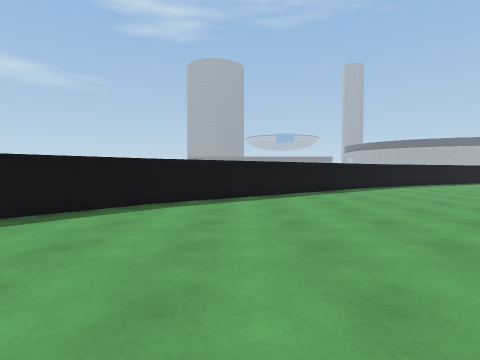
view 1 (above)

21 first-person views from a walk through a Unity game level. The camera is 1.2 m above the floor, tilts 2° down and sees 80° across. The floor is counted in squares, 2 m on a side. Each view is taken from the middle of a square. On the plan, view 1 faces up. The plan holds only what a view shows up to about 9 squares ahead; the rest is blank. The place goes on beyond the plan. The player is left out. Surface patterns are stand-ins for the level's own textures.

view 2
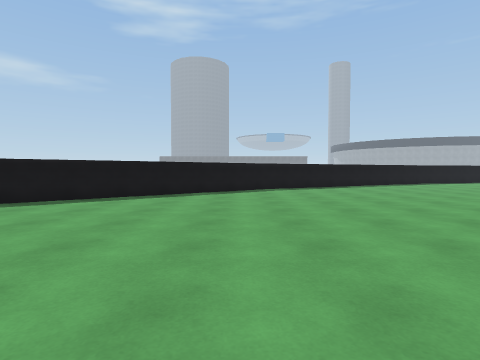

view 3
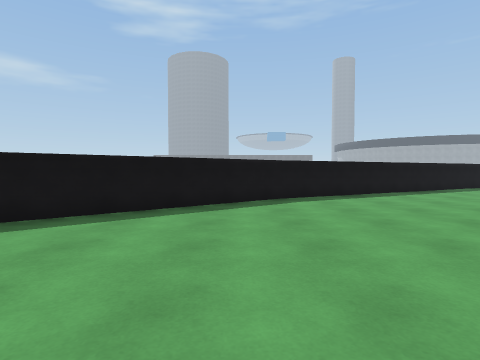

view 4
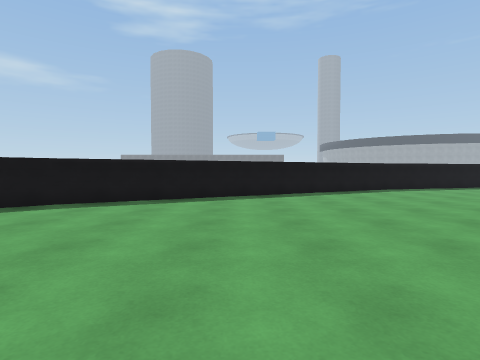

view 5
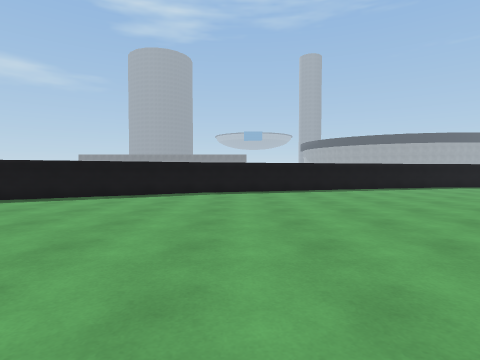

view 6
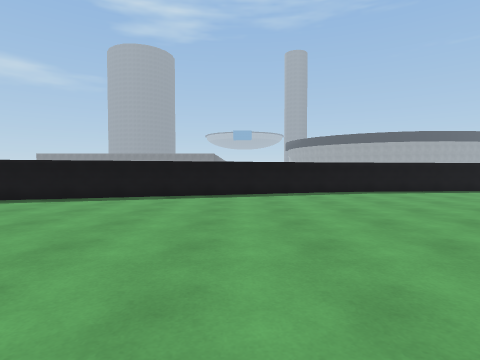

view 7
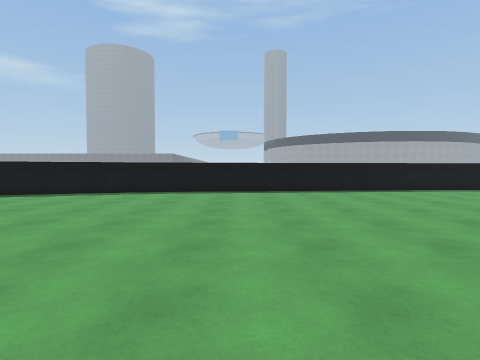

view 8
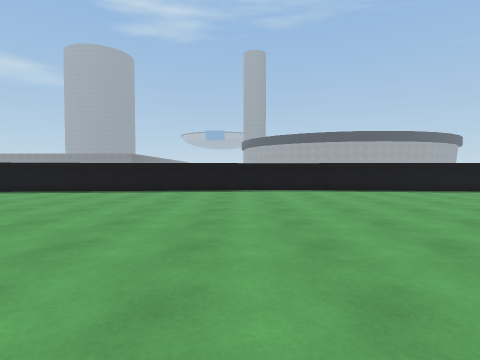

view 9
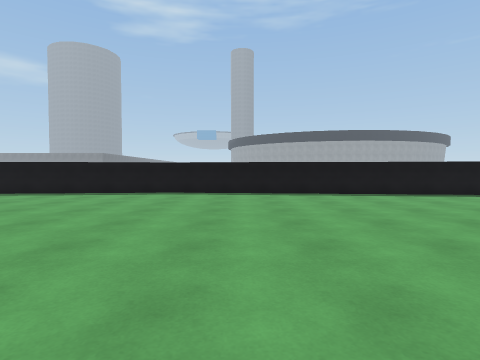

view 10
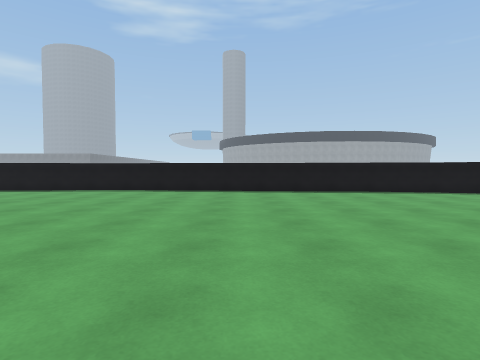

view 11
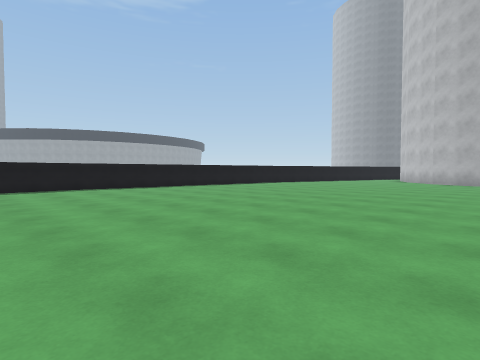

view 12
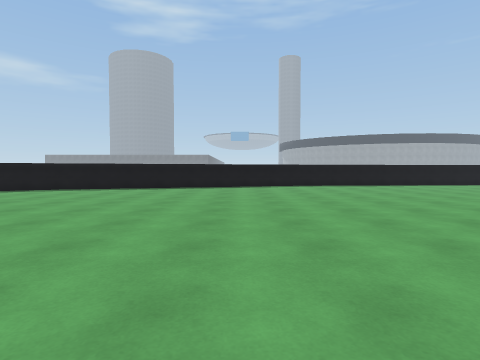

view 13
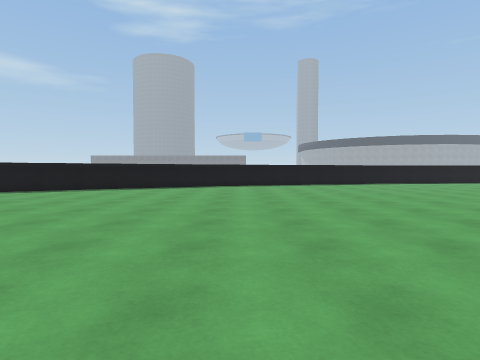

view 14
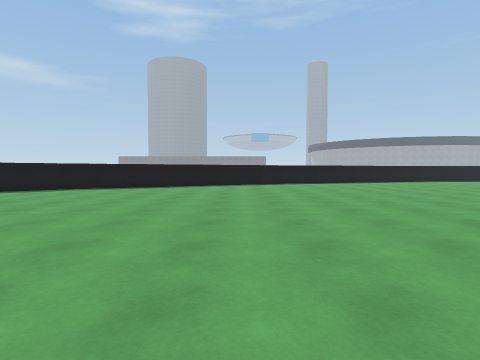

view 15
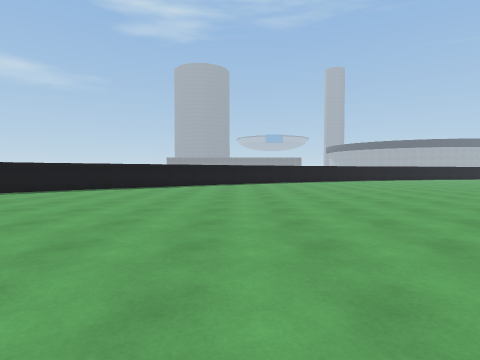

view 16
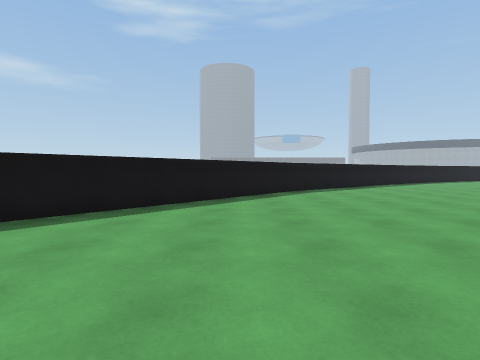

view 17
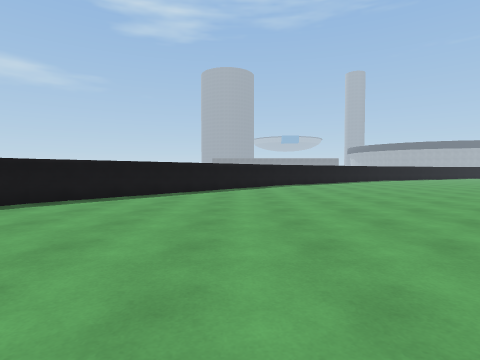

view 18
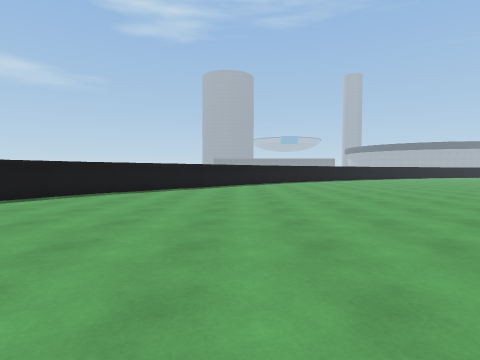

view 19
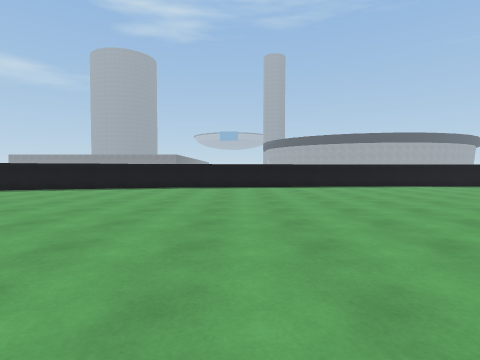

view 20
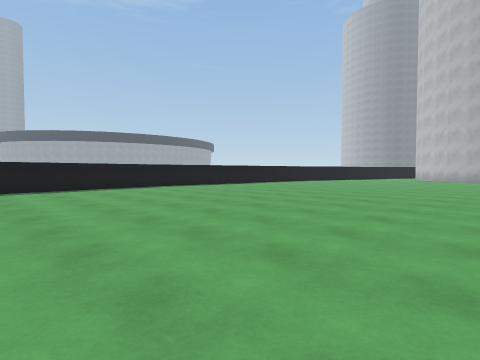

view 21
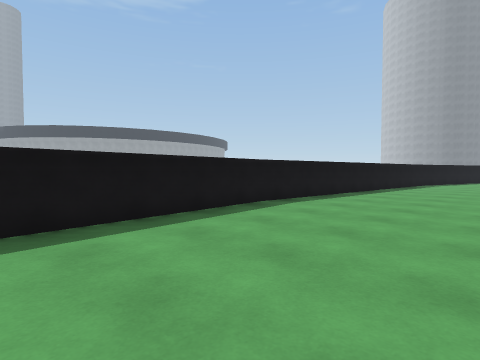

### Floor plan
Points are (right, up) in squares from view 1. A wall is a line through its corners. A room is listed if a view was taken in it or the views show most of it. See-through windows are left out.
Room 1 (views 1, 2, 3, 4, 5, 6, 7, 8, 9, 10, 11, 12, 13, 14, 15, 16, 17, 18, 19, 20, 21)
walls: (12.1, 13.6) (4.8, 9.9); (4.9, 10) (-1.6, 5); (20, 15.8) (12, 13.6); (-1.5, 5.1) (-6.8, -1); (28.2, 16.6) (19.9, 15.8); (-6.7, -0.8) (-7.5, -2.2); (36.4, 15.8) (28.1, 16.6)

Where each view was taken, in squares from view 1:
view 1: 0 up, 0 right, facing up
view 2: 1 up, 4 right, facing up
view 3: 4 up, 4 right, facing up
view 4: 5 up, 8 right, facing up
view 5: 6 up, 13 right, facing up
view 6: 8 up, 17 right, facing up
view 7: 8 up, 22 right, facing up
view 8: 8 up, 27 right, facing up
view 9: 9 up, 30 right, facing up
view 10: 8 up, 32 right, facing up
view 11: 7 up, 26 right, facing up-right
view 12: 5 up, 18 right, facing up
view 13: 3 up, 13 right, facing up
view 14: 1 up, 10 right, facing up
view 15: 3 down, 4 right, facing up
view 16: 3 down, 3 left, facing up
view 17: 6 down, 3 left, facing up
view 18: 8 down, 3 left, facing up
view 19: 6 up, 22 right, facing up
view 20: 7 up, 23 right, facing up-right
view 21: 13 up, 24 right, facing up-right
